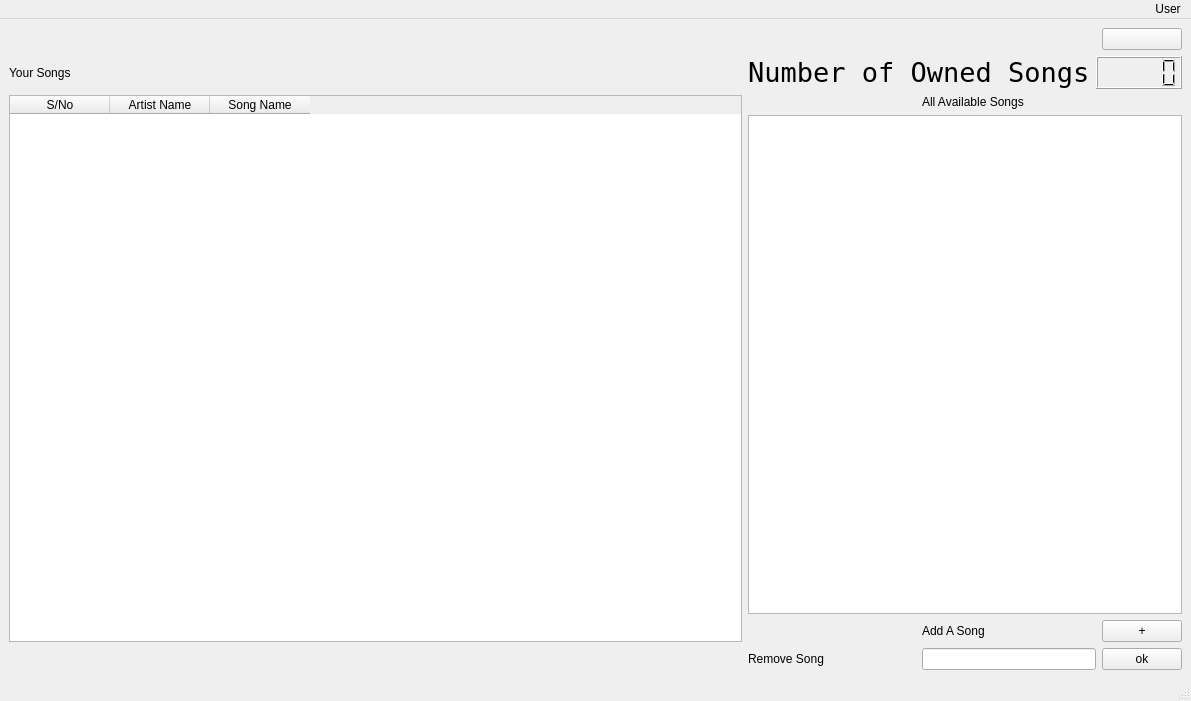
<?xml version="1.0" encoding="UTF-8"?>
<ui version="4.0">
 <class>ArtistWindow</class>
 <widget class="QMainWindow" name="ArtistWindow">
  <property name="geometry">
   <rect>
    <x>0</x>
    <y>0</y>
    <width>1191</width>
    <height>701</height>
   </rect>
  </property>
  <property name="windowTitle">
   <string>MainWindow</string>
  </property>
  <widget class="QWidget" name="centralwidget">
   <layout class="QGridLayout" name="gridLayout">
    <item row="1" column="0">
     <widget class="QLabel" name="label_4">
      <property name="text">
       <string>Your Songs</string>
      </property>
     </widget>
    </item>
    <item row="1" column="4" colspan="2">
     <widget class="QLCDNumber" name="songNumber">
      <property name="font">
       <font>
        <family>Yu Gothic UI Semibold</family>
        <pointsize>13</pointsize>
        <bold>true</bold>
       </font>
      </property>
     </widget>
    </item>
    <item row="4" column="3">
     <widget class="QLabel" name="label_3">
      <property name="text">
       <string>Add A Song</string>
      </property>
     </widget>
    </item>
    <item row="2" column="0" rowspan="3">
     <widget class="QTableWidget" name="tableSongs">
      <column>
       <property name="text">
        <string>S/No</string>
       </property>
      </column>
      <column>
       <property name="text">
        <string>Artist Name</string>
       </property>
      </column>
      <column>
       <property name="text">
        <string>Song Name</string>
       </property>
      </column>
     </widget>
    </item>
    <item row="5" column="5">
     <widget class="QPushButton" name="ok">
      <property name="text">
       <string>ok</string>
      </property>
     </widget>
    </item>
    <item row="5" column="2">
     <widget class="QLabel" name="label_5">
      <property name="text">
       <string>Remove Song</string>
      </property>
     </widget>
    </item>
    <item row="1" column="2" colspan="2">
     <widget class="QLabel" name="label_2">
      <property name="font">
       <font>
        <family>Fixedsys</family>
        <pointsize>20</pointsize>
       </font>
      </property>
      <property name="text">
       <string>Number of Owned Songs</string>
      </property>
     </widget>
    </item>
    <item row="3" column="2" colspan="4">
     <widget class="QListWidget" name="songsList"/>
    </item>
    <item row="2" column="3">
     <widget class="QLabel" name="label">
      <property name="text">
       <string>All Available Songs</string>
      </property>
     </widget>
    </item>
    <item row="4" column="5">
     <widget class="QPushButton" name="addSong">
      <property name="text">
       <string>+</string>
      </property>
     </widget>
    </item>
    <item row="5" column="3" colspan="2">
     <widget class="QLineEdit" name="removeSong"/>
    </item>
    <item row="0" column="5">
     <widget class="QPushButton" name="artist">
      <property name="text">
       <string/>
      </property>
     </widget>
    </item>
   </layout>
  </widget>
  <widget class="QMenuBar" name="menubar">
   <property name="geometry">
    <rect>
     <x>0</x>
     <y>0</y>
     <width>1191</width>
     <height>25</height>
    </rect>
   </property>
   <property name="layoutDirection">
    <enum>Qt::RightToLeft</enum>
   </property>
   <widget class="QMenu" name="menuUser">
    <property name="title">
     <string>User</string>
    </property>
    <addaction name="actionLog_Out"/>
   </widget>
   <addaction name="menuUser"/>
  </widget>
  <widget class="QStatusBar" name="statusbar"/>
  <action name="actionLog_Out">
   <property name="text">
    <string>Log Out</string>
   </property>
   <property name="menuRole">
    <enum>QAction::NoRole</enum>
   </property>
  </action>
 </widget>
 <resources/>
 <connections/>
</ui>
